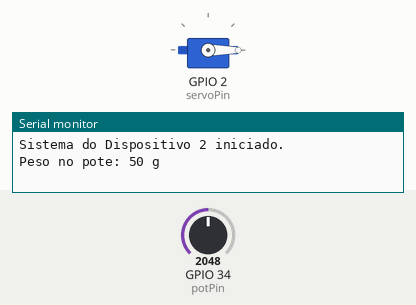
A sketch run on a simulated ESP32. Shown: servo, the last lines printed to the serial monitor. The test bench sets the inputs (shaded band); at power-on: GPIO 34 (potPin) = 2048. WiFi joins after 1.5 s; servers stay silent unless stated; no MQTT or app messages arrive unless stated.

Above: at 2.8 s.
2.9 s: GPIO 34 (potPin) set to 438
5.6 s: GPIO 34 (potPin) set to 392
At 6.2 s:
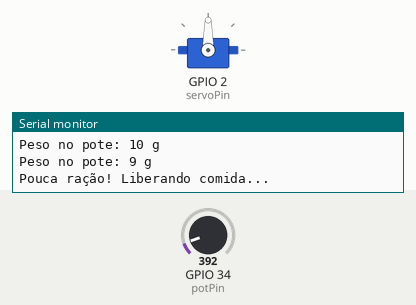
Timing chart, 0 to 12.2 s (numbered marks = the images above; inputs shaded):
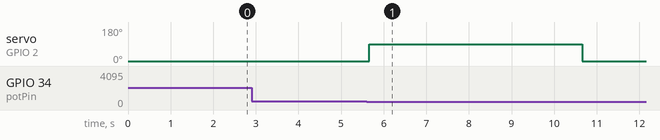

Measured:
- the behaviour switches between 410 and 409 on GPIO 34 (potPin) (found by bisection; images 0 and 1)
- after the input at 5.6 s, servo on GPIO 2 (servoPin): 0° → 90° after 0.06 s, → 0° 5.0 s later

The sketch:

sketch.ino
```cpp
#include <ESP32Servo.h>
#include <WiFi.h>
#include <PubSubClient.h>

const int potPin = 34;
const int servoPin = 2;
#define PESO_MINIMO 10

// Wi-Fi
const char* ssid = "Wokwi-GUEST";
const char* password = "";

// MQTT
const char* mqtt_server = "broker.hivemq.com";
WiFiClient espClient;
PubSubClient client(espClient);

Servo servoMotor;
bool comedouroAberto = false;

void setup_wifi() {
  WiFi.begin(ssid, password);
  while (WiFi.status() != WL_CONNECTED) {
    delay(500);
  }
}

void reconnect() {
  while (!client.connected()) {
    client.connect("DispositivoPote");
  }
}

void setup() {
  Serial.begin(115200);
  delay(100);
  setup_wifi();
  client.setServer(mqtt_server, 1883);

  servoMotor.attach(servoPin);
  servoMotor.write(0);
  Serial.println("Sistema do Dispositivo 2 iniciado.");
}

void loop() {
  if (!client.connected()) {
    reconnect();
  }
  client.loop();

  int leitura = analogRead(potPin);
  int peso = map(leitura, 0, 4095, 0, 100);

  Serial.print("Peso no pote: ");
  Serial.print(peso);
  Serial.println(" g");

  // Envia o peso via MQTT para Node-RED
  client.publish("/honeydrop/pote", String(peso).c_str());

  // Lógica do comedouro automático
  if (peso < PESO_MINIMO && !comedouroAberto) {
    Serial.println("Pouca ração! Liberando comida...");
    servoMotor.write(90);
    delay(5000);
    servoMotor.write(0);
    comedouroAberto = true;
  }

  if (peso >= PESO_MINIMO) {
    comedouroAberto = false;
  }

  delay(2000);
}
```
